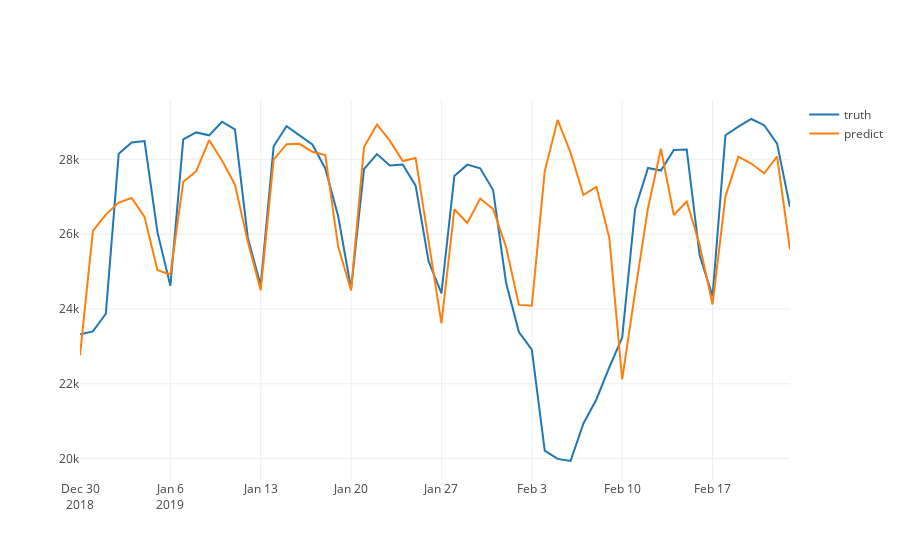

The cell this chart's notebook holds for it:
### Code cell
ground_truth = go.Scatter(x=time_range, y=truth, name='truth')
predict_answer = go.Scatter(x=time_range, y=prediction, name='predict')
data = [ground_truth, predict_answer]
iplot(data)
